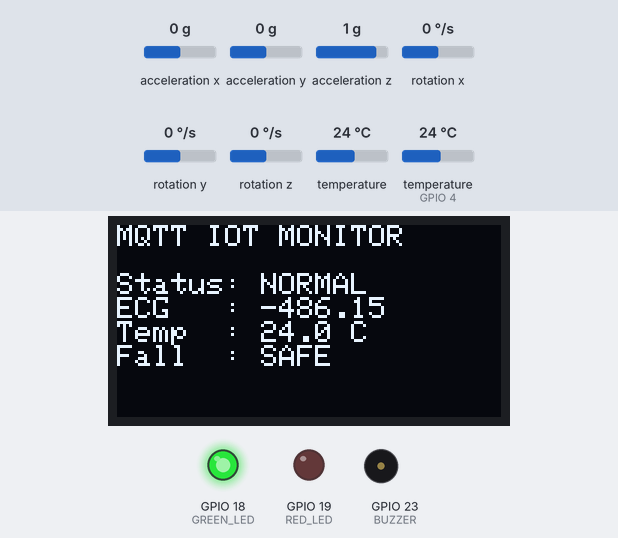
Recording of a sketch running on a simulated ESP32. On the bench: 128×64 one-colour display, output pins drawn as LEDs (lit = HIGH), buzzer (waves = sounding). The test bench sets the inputs (shaded band); at power-on: temperature (sensor on GPIO 4) 24 °C, acceleration x 0 g, acceleration y 0 g, acceleration z 1 g, rotation x 0 °/s, rotation y 0 °/s, rotation z 0 °/s, temperature 24 °C. WiFi joins after 1.5 s; servers stay silent unless stated; random numbers use the default seed unless the sketch sets one; no MQTT or app messages arrive unless stated; what the sketch prints to the serial monitor is not drawn.

Above: at 2.7 s.
2.8 s: temperature (sensor on GPIO 4) set to 12 °C
At 4.18 s:
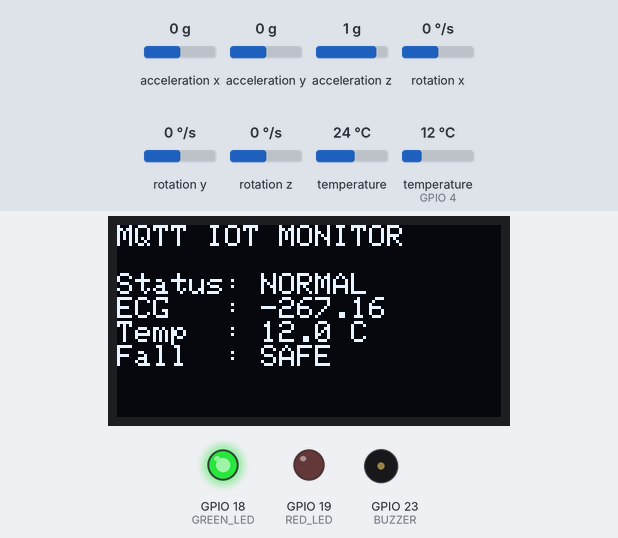
5.5 s: temperature (sensor on GPIO 4) set to 19 °C
At 6.19 s:
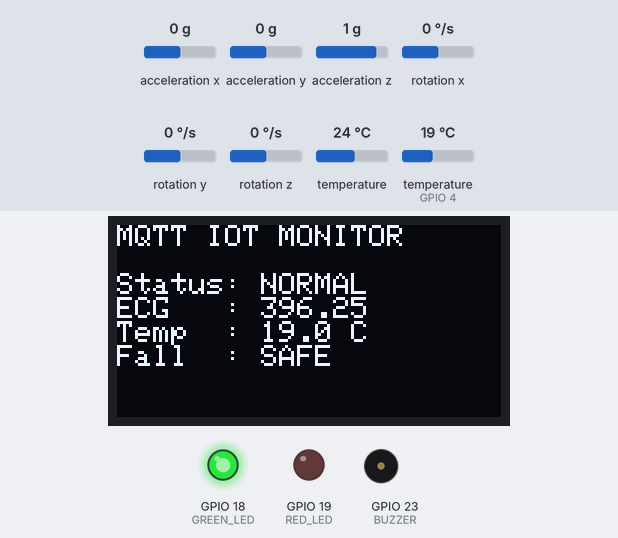
7.5 s: temperature (sensor on GPIO 4) set to 28 °C
At 13.23 s:
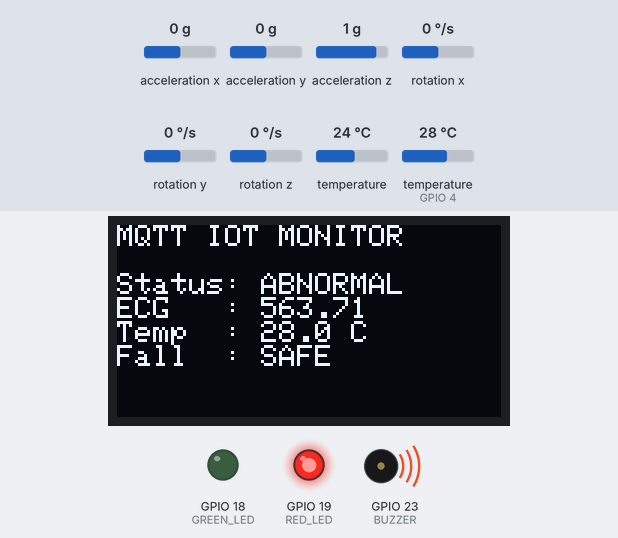
Timing chart, 0 to 19.5 s (numbered marks = the images above; inputs shaded):
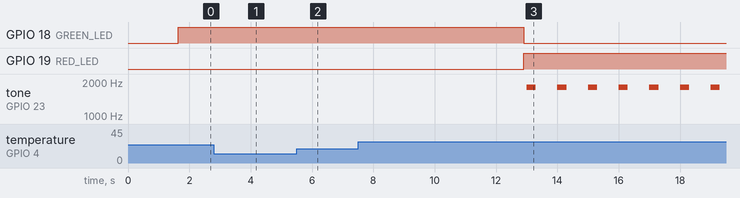

The sketch:

sketch.ino
```cpp
#include <WiFi.h>
#include <PubSubClient.h>
#include <Wire.h>
#include <Adafruit_GFX.h>
#include <Adafruit_SSD1306.h>
#include <Adafruit_MPU6050.h>
#include <Adafruit_Sensor.h>
#include <OneWire.h>
#include <DallasTemperature.h>
#include <math.h>
#include "ecg_data.h"

// ==========================================
// KONFIGURASI WIFI & MQTT
// ==========================================
const char* ssid = "Wokwi-GUEST";
const char* password = "";
const char* mqtt_server = "broker.hivemq.com";

WiFiClient espClient;
PubSubClient client(espClient);

// ==========================================
// PIN & SENSOR CONFIG
// ==========================================
#define SCREEN_WIDTH 128
#define SCREEN_HEIGHT 64
#define GREEN_LED 18
#define RED_LED 19
#define BUZZER 23
#define ONE_WIRE_BUS 4
#define ECG_LENGTH 1000

Adafruit_SSD1306 display(SCREEN_WIDTH, SCREEN_HEIGHT, &Wire, -1);
Adafruit_MPU6050 mpu;
OneWire oneWire(ONE_WIRE_BUS);
DallasTemperature sensors(&oneWire);

float ecgValue = 0.0;
uint16_t indexData = 0;
bool isNormal = true;
float bodyTemp = 36.5;
bool fallDetected = false;
float accMagnitude = 0;

unsigned long previousECG = 0;
unsigned long previousOLED = 0;
unsigned long previousTemp = 0;
unsigned long previousMQTT = 0;

// ==========================================
// SETUP KONEKSI WIFI & MQTT
// ==========================================
void setup_wifi() {
  delay(10);
  Serial.println();
  Serial.print("Connecting to ");
  Serial.println(ssid);

  WiFi.begin(ssid, password);

  while (WiFi.status() != WL_CONNECTED) {
    delay(500);
    Serial.print(".");
  }

  Serial.println("");
  Serial.println("WiFi connected");
  Serial.println("IP address: ");
  Serial.println(WiFi.localIP());
}

void reconnect() {
  while (!client.connected()) {
    Serial.print("Attempting MQTT connection...");
    // Buat ID client random agar tidakbentrok
    String clientId = "ESP32Client-UGM-";
    clientId += String(random(0xffff), HEX);

    if (client.connect(clientId.c_str())) {
      Serial.println("connected");
    } else {
      Serial.print("failed, rc=");
      Serial.print(client.state());
      Serial.println(" try again in 5 seconds");
      delay(5000);
    }
  }
}

void readMPU() {
  sensors_event_t a, g, temp;
  mpu.getEvent(&a, &g, &temp);

  accMagnitude = sqrt(
    a.acceleration.x * a.acceleration.x +
    a.acceleration.y * a.acceleration.y +
    a.acceleration.z * a.acceleration.z
  );

  fallDetected = (accMagnitude > 18);
}

void readTemperature() {
  bodyTemp = sensors.getTempCByIndex(0);
  sensors.requestTemperatures();
}

void updateActuator() {
  if (fallDetected) {
    digitalWrite(GREEN_LED, LOW);
    digitalWrite(RED_LED, (millis() / 100) % 2);
    if ((millis() / 100) % 2) tone(BUZZER, 2500);
    else noTone(BUZZER);
    return;
  }

  if (isNormal) {
    digitalWrite(GREEN_LED, HIGH);
    digitalWrite(RED_LED, LOW);
    noTone(BUZZER);
  } else {
    digitalWrite(GREEN_LED, LOW);
    digitalWrite(RED_LED, HIGH);
    unsigned long cycle = millis() % 1000;
    if (cycle < 300) tone(BUZZER, 1800);
    else noTone(BUZZER);
  }
}

void setup() {
  Serial.begin(115200);

  setup_wifi();
  client.setServer(mqtt_server, 1883);

  sensors.begin();
  sensors.setWaitForConversion(false);
  sensors.requestTemperatures();

  if (!mpu.begin()) {
    Serial.println("MPU6050 Failed");
    while (1);
  }

  pinMode(GREEN_LED, OUTPUT);
  pinMode(RED_LED, OUTPUT);
  pinMode(BUZZER, OUTPUT);
  digitalWrite(GREEN_LED, LOW);
  digitalWrite(RED_LED, LOW);
  noTone(BUZZER);

  if (!display.begin(SSD1306_SWITCHCAPVCC, 0x3C)) {
    Serial.println("OLED Failed");
    while (1);
  }
  display.clearDisplay();
  display.display();
}

void loop() {
  if (!client.connected()) {
    reconnect();
  }
  client.loop();

  // Membaca ECG setiap 10 ms
  if (millis() - previousECG >= 10) {
    previousECG = millis();
    if (isNormal)
      ecgValue = pgm_read_float(&ecg_normal[indexData]);
    else
      ecgValue = pgm_read_float(&ecg_abnormal[indexData]);

    indexData++;
    if (indexData >= ECG_LENGTH) {
      indexData = 0;
      isNormal = !isNormal;
    }
  }

  readMPU();

  if (millis() - previousTemp >= 2000) {
    previousTemp = millis();
    readTemperature();
  }

  updateActuator();

  // Kirim data ke MQTT setiap 500 ms
  if (millis() - previousMQTT >= 500) {
    previousMQTT = millis();

    String timestamp = "21/07/2026 11:55:00";
    float ecgMv = ecgValue * 1000;
    String fallStatus = fallDetected ? "DANGER" : "SAFE";
    String aiStatus = isNormal ? "NORMAL" : "ABNORMAL";

    // Buat payload JSON
    String jsonPayload = "{";
    jsonPayload += "\"timestamp\":\"" + timestamp + "\",";
    jsonPayload += "\"ecg\":" + String(ecgMv, 2) + ",";
    jsonPayload += "\"temperature\":" + String(bodyTemp, 1) + ",";
    jsonPayload += "\"fall\":\"" + fallStatus + "\",";
    jsonPayload += "\"status\":\"" + aiStatus + "\"";
    jsonPayload += "}";

    // Publikasikan ke topik MQTT
    client.publish("ugm/biomedical/telemetry", jsonPayload.c_str());
  }

  // Update OLED setiap 200 ms
  if (millis() - previousOLED >= 200) {
    previousOLED = millis();
    display.clearDisplay();
    display.setTextSize(1);
    display.setTextColor(SSD1306_WHITE);
    display.setCursor(0, 0);
    display.println("MQTT IOT MONITOR");
    display.println();
    display.print("Status: ");
    display.println(isNormal ? "NORMAL" : "ABNORMAL");
    display.print("ECG   : ");
    display.println(ecgValue * 1000);
    display.print("Temp  : ");
    display.print(bodyTemp, 1);
    display.println(" C");
    display.print("Fall  : ");
    display.println(fallDetected ? "DETECTED" : "SAFE");
    display.display();
  }
}
```

Source omitted: ecg_data.h (23525 bytes)
